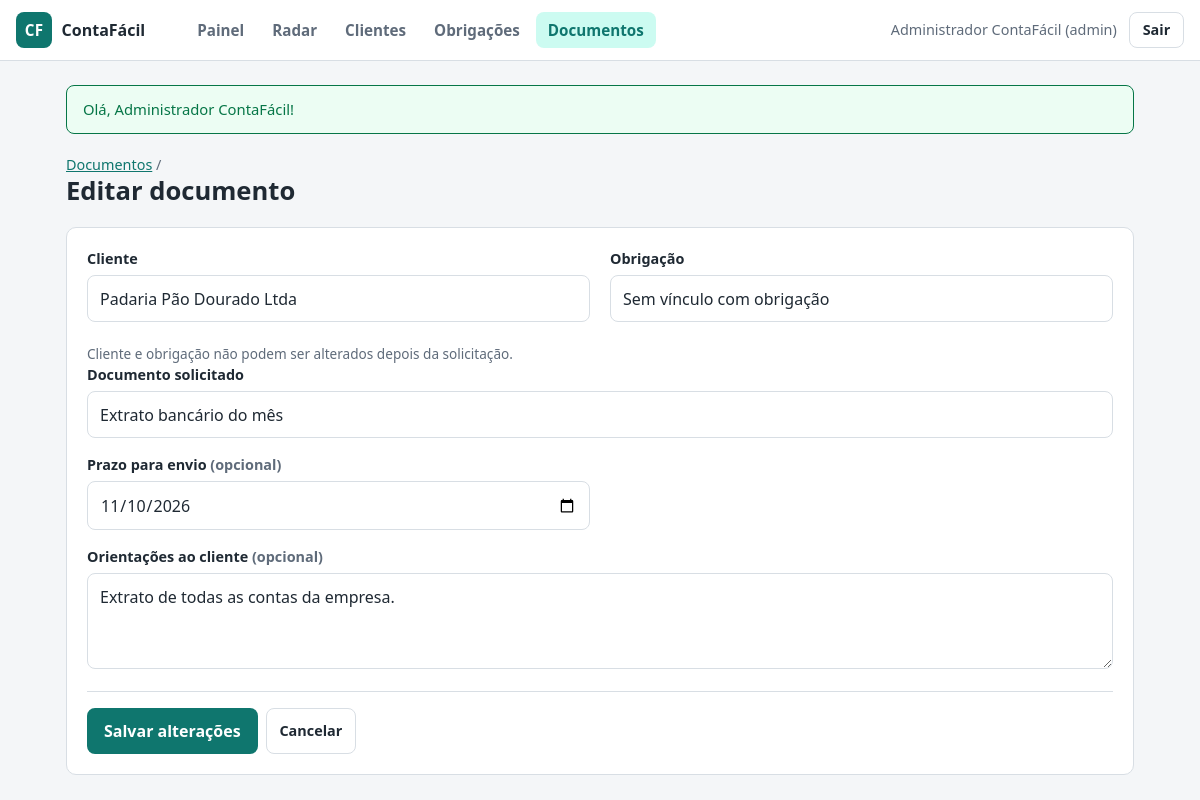
Screenshot of /index.php?r=documentos/editar&id=1 (signed in) with the database file from the repository.
### tables this page shows
CREATE TABLE usuarios (
    id            INT UNSIGNED  NOT NULL AUTO_INCREMENT,
    nome          VARCHAR(120)  NOT NULL,
    email         VARCHAR(160)  NOT NULL,
    senha_hash    VARCHAR(255)  NOT NULL,
    perfil        ENUM('admin', 'contador', 'cliente') NOT NULL DEFAULT 'contador',
    cliente_id    INT UNSIGNED  NULL,
    ativo         TINYINT(1)    NOT NULL DEFAULT 1,
    ultimo_login  DATETIME      NULL,
    criado_em     DATETIME      NOT NULL DEFAULT CURRENT_TIMESTAMP,
    atualizado_em DATETIME      NOT NULL DEFAULT CURRENT_TIMESTAMP ON UPDATE CURRENT_TIMESTAMP,

    PRIMARY KEY (id),
    UNIQUE KEY uk_usuarios_email (email),
    KEY idx_usuarios_cliente (cliente_id),

     
    CONSTRAINT ck_usuarios_perfil_cliente CHECK (
        (perfil = 'cliente'  AND cliente_id IS NOT NULL) OR
        (perfil <> 'cliente' AND cliente_id IS NULL)
    ),
    CONSTRAINT ck_usuarios_ativo CHECK (ativo IN (0, 1))
);

CREATE TABLE documentos (
    id                INT UNSIGNED NOT NULL AUTO_INCREMENT,
    cliente_id        INT UNSIGNED NOT NULL,
    obrigacao_id      INT UNSIGNED NULL,
    titulo            VARCHAR(160) NOT NULL,
    descricao         TEXT         NULL,
    status            ENUM('solicitado', 'recebido', 'aprovado', 'rejeitado') NOT NULL DEFAULT 'solicitado',
    prazo_envio       DATE         NULL,
    canal_recebimento ENUM('email', 'whatsapp', 'presencial', 'sistema') NULL,
    arquivo_original  VARCHAR(255) NULL,
    arquivo_armazenado VARCHAR(64) NULL,
    mime_type         VARCHAR(100) NULL,
    tamanho_bytes     INT UNSIGNED NULL,
    registrado_por    INT UNSIGNED NULL,
    recebido_em       DATETIME     NULL,
    analisado_por     INT UNSIGNED NULL,
    analisado_em      DATETIME     NULL,
    motivo_rejeicao   TEXT         NULL,
    criado_em         DATETIME     NOT NULL DEFAULT CURRENT_TIMESTAMP,
    atualizado_em     DATETIME     NOT NULL DEFAULT CURRENT_TIMESTAMP ON UPDATE CURRENT_TIMESTAMP,

    PRIMARY KEY (id),
    UNIQUE KEY uk_documentos_arquivo (arquivo_armazenado),
    KEY idx_documentos_cliente_status (cliente_id, status),
    KEY idx_documentos_status_prazo (status, prazo_envio),
    KEY idx_documentos_obrigacao (obrigacao_id, cliente_id),
    KEY idx_documentos_registrado_por (registrado_por),
    KEY idx_documentos_analisado_por (analisado_por),

    CONSTRAINT fk_documentos_cliente
        FOREIGN KEY (cliente_id) REFERENCES clientes (id)
        ON DELETE RESTRICT ON UPDATE RESTRICT,
     
     
    CONSTRAINT fk_documentos_obrigacao
        FOREIGN KEY (obrigacao_id, cliente_id) REFERENCES obrigacoes (id, cliente_id)
        ON DELETE RESTRICT ON UPDATE RESTRICT,
    CONSTRAINT fk_documentos_registrado_por
        FOREIGN KEY (registrado_por) REFERENCES usuarios (id)
        ON DELETE RESTRICT ON UPDATE RESTRICT,
    CONSTRAINT fk_documentos_analisado_por
        FOREIGN KEY (analisado_por) REFERENCES usuarios (id)
        ON DELETE RESTRICT ON UPDATE RESTRICT,

     
    CONSTRAINT ck_documentos_arquivo CHECK (
        (status = 'solicitado' AND arquivo_armazenado IS NULL AND recebido_em IS NULL) OR
        (status <> 'solicitado' AND arquivo_armazenado IS NOT NULL AND recebido_em IS NOT NULL)
    ),
     
    CONSTRAINT ck_documentos_analise CHECK (
        (status IN ('solicitado', 'recebido') AND analisado_em IS NULL) OR
        (status = 'aprovado'  AND analisado_em IS NOT NULL) OR
        (status = 'rejeitado' AND analisado_em IS NOT NULL AND motivo_rejeicao IS NOT NULL)
    ),
    CONSTRAINT ck_documentos_tamanho CHECK (tamanho_bytes IS NULL OR tamanho_bytes > 0)
);

CREATE TABLE clientes (
    id                INT UNSIGNED NOT NULL AUTO_INCREMENT,
    razao_social      VARCHAR(160) NOT NULL,
    nome_fantasia     VARCHAR(160) NULL,
    tipo_pessoa       ENUM('PF', 'PJ') NOT NULL,
    cpf_cnpj          VARCHAR(14)  NOT NULL,
    regime_tributario ENUM('MEI', 'Simples Nacional', 'Lucro Presumido', 'Lucro Real', 'Pessoa Física') NOT NULL,
    email             VARCHAR(160) NULL,
    telefone          VARCHAR(20)  NULL,
    responsavel_id    INT UNSIGNED NOT NULL,
    status            ENUM('ativo', 'inativo') NOT NULL DEFAULT 'ativo',
    observacoes       TEXT         NULL,
    criado_em         DATETIME     NOT NULL DEFAULT CURRENT_TIMESTAMP,
    atualizado_em     DATETIME     NOT NULL DEFAULT CURRENT_TIMESTAMP ON UPDATE CURRENT_TIMESTAMP,

    PRIMARY KEY (id),
    UNIQUE KEY uk_clientes_cpf_cnpj (cpf_cnpj),
    KEY idx_clientes_razao_social (razao_social),
    KEY idx_clientes_status (status),
    KEY idx_clientes_responsavel (responsavel_id),

    CONSTRAINT fk_clientes_responsavel
        FOREIGN KEY (responsavel_id) REFERENCES usuarios (id)
        ON DELETE RESTRICT ON UPDATE RESTRICT,

    CONSTRAINT ck_clientes_documento CHECK (
        cpf_cnpj REGEXP '^[0-9]+$' AND (
            (tipo_pessoa = 'PF' AND CHAR_LENGTH(cpf_cnpj) = 11) OR
            (tipo_pessoa = 'PJ' AND CHAR_LENGTH(cpf_cnpj) = 14)
        )
    )
);

### app/Views/documentos/form.php (the view, shortened to what the rows shown need)
<?php
$edicao = $documento !== null;
$acao   = $edicao ? url('documentos/editar', ['id' => $documento['id']]) : url('documentos/novo');
$v      = static fn (string $campo): string => $valores[$campo] ?? '';
$classe = static fn (string $campo): string => 'campo' . (isset($erros[$campo]) ? ' campo-invalido' : '');
?>
<div class="pagina-cabecalho">
    <div>
        <h1><?= $edicao ? 'Editar documento' : 'Solicitar documento' ?></h1>
    </div>
</div>
<form class="cartao formulario" method="post" action="<?= e($acao) ?>" novalidate>
    <div class="formulario-grade">
        <?php if ($edicao): ?>
            <div class="campo">
                <label for="cliente_fixo">Cliente</label>
                <input type="text" id="cliente_fixo" value="<?= e($documento['cliente_nome']) ?>" readonly>
            </div>
            <div class="campo">
                <label for="obrigacao_fixa">Obrigação</label>
                <input type="text" id="obrigacao_fixa" readonly value="<?= e($documento['obrigacao_id'] !== null
                    ? $documento['tipo_nome'] . ' ' . formatar_competencia($documento['obrigacao_competencia'])
                    : 'Sem vínculo com obrigação') ?>">
            </div>
            <p class="campo-ajuda campo-largo">Cliente e obrigação não podem ser alterados depois da solicitação.</p>
        <?php endif; ?>
        <div class="<?= e($classe('titulo')) ?> campo-largo">
            <label for="titulo">Documento solicitado</label>
            <input type="text" id="titulo" name="titulo" value="<?= e($v('titulo')) ?>" maxlength="160"
                   placeholder="Ex.: Extrato bancário de outubro"<?= atributos_erro($erros, 'titulo') ?>>
        </div>
        <div class="<?= e($classe('prazo_envio')) ?>">
            <label for="prazo_envio">Prazo para envio <span class="texto-suave">(opcional)</span></label>
            <input type="date" id="prazo_envio" name="prazo_envio" value="<?= e($v('prazo_envio')) ?>"
                   <?= atributos_erro($erros, 'prazo_envio') ?>>
        </div>
        <div class="<?= e($classe('descricao')) ?> campo-largo">
            <label for="descricao">Orientações ao cliente <span class="texto-suave">(opcional)</span></label>
            <textarea id="descricao" name="descricao" rows="3" maxlength="2000"
                <?= atributos_erro($erros, 'descricao') ?>><?= e($v('descricao')) ?></textarea>
        </div>
    </div>
</form>

### app/Views/layouts/main.php (shortened to what the rows shown need)
<?php
$usuarioLogado = App\Core\Auth::usuario();
$rotaAtual     = rota_atual();
$menu = [
    config('app.rota_inicial') => 'Painel',
    'radar'                    => 'Radar',
    'clientes'                 => 'Clientes',
    'obrigacoes'               => 'Obrigações',
    'documentos'               => 'Documentos',
];
?>
<!DOCTYPE html>
<html lang="pt-BR">
<head>
    <link rel="stylesheet" href="<?= e(asset('css/app.css')) ?>">
</head>
<body>
    <header class="topo">
        <?php if ($usuarioLogado !== null): ?>
            <nav class="topo-menu" aria-label="Principal">
                <?php foreach ($menu as $rota => $rotulo): ?>
                    <?php $ativo = $rotaAtual === $rota || str_starts_with($rotaAtual, $rota . '/'); ?>
                    <a href="<?= e(url($rota)) ?>"<?= $ativo ? ' aria-current="page"' : '' ?>><?= e($rotulo) ?></a>
                <?php endforeach; ?>
            </nav>
            <div class="topo-usuario">
                <span><?= e($usuarioLogado['nome']) ?> (<?= e($usuarioLogado['perfil']) ?>)</span>
                <form method="post" action="<?= e(url('auth/logout')) ?>">
                    <button type="submit" class="botao botao-secundario">Sair</button>
                </form>
            </div>
        <?php endif; ?>
    </header>
    <main class="conteudo">
        <?= $conteudo ?>
    </main>
</body>
</html>

### rows the page displays
usuarios: nome "Administrador ContaFácil", perfil "admin"
documentos: razao_social "Padaria Pão Dourado Ltda", obrigacao "Sem vínculo com obrigação", titulo "Extrato bancário do mês", prazo_envio "11/10/2026", descricao "Extrato de todas as contas da empresa."

### other values shown
config('app.nome') "ContaFácil"
$rotulo "Painel"
$rotulo "Radar"
$rotulo "Clientes"
$rotulo "Obrigações"
$rotulo "Documentos"
$mensagem['mensagem'] "Olá, Administrador ContaFácil!"
